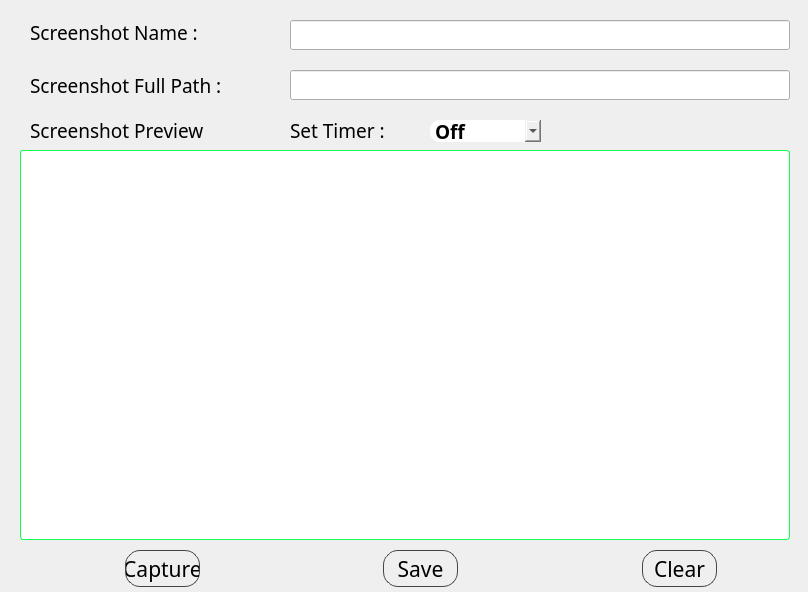
<?xml version="1.0" encoding="UTF-8"?>
<ui version="4.0">
 <class>MainWindow</class>
 <widget class="QMainWindow" name="MainWindow">
  <property name="geometry">
   <rect>
    <x>0</x>
    <y>0</y>
    <width>808</width>
    <height>592</height>
   </rect>
  </property>
  <property name="font">
   <font>
    <family>Rockwell</family>
    <pointsize>14</pointsize>
    <weight>75</weight>
    <bold>true</bold>
   </font>
  </property>
  <property name="windowTitle">
   <string>Take Screenshot</string>
  </property>
  <widget class="QWidget" name="centralwidget">
   <widget class="QLineEdit" name="txtSSName">
    <property name="geometry">
     <rect>
      <x>290</x>
      <y>20</y>
      <width>500</width>
      <height>30</height>
     </rect>
    </property>
    <property name="font">
     <font>
      <family>Rockwell</family>
      <pointsize>14</pointsize>
      <weight>50</weight>
      <bold>false</bold>
     </font>
    </property>
   </widget>
   <widget class="QLineEdit" name="txtSSFullPath">
    <property name="geometry">
     <rect>
      <x>290</x>
      <y>70</y>
      <width>500</width>
      <height>30</height>
     </rect>
    </property>
    <property name="font">
     <font>
      <family>Rockwell</family>
      <pointsize>14</pointsize>
      <weight>50</weight>
      <bold>false</bold>
     </font>
    </property>
   </widget>
   <widget class="QLabel" name="label">
    <property name="geometry">
     <rect>
      <x>30</x>
      <y>22</y>
      <width>190</width>
      <height>20</height>
     </rect>
    </property>
    <property name="font">
     <font>
      <family>Algerian</family>
      <pointsize>14</pointsize>
      <weight>50</weight>
      <bold>false</bold>
     </font>
    </property>
    <property name="text">
     <string>Screenshot Name :</string>
    </property>
   </widget>
   <widget class="QLabel" name="label_2">
    <property name="geometry">
     <rect>
      <x>30</x>
      <y>75</y>
      <width>225</width>
      <height>21</height>
     </rect>
    </property>
    <property name="font">
     <font>
      <family>Algerian</family>
      <pointsize>14</pointsize>
      <weight>50</weight>
      <bold>false</bold>
     </font>
    </property>
    <property name="text">
     <string>Screenshot Full Path :</string>
    </property>
   </widget>
   <widget class="QLabel" name="lblSSPreview">
    <property name="geometry">
     <rect>
      <x>20</x>
      <y>150</y>
      <width>770</width>
      <height>390</height>
     </rect>
    </property>
    <property name="styleSheet">
     <string notr="true">background-color: rgb(255, 255, 255);
border: 1px solid #15ff4f;
border-radius:3px;</string>
    </property>
    <property name="text">
     <string/>
    </property>
   </widget>
   <widget class="QLabel" name="label_4">
    <property name="geometry">
     <rect>
      <x>30</x>
      <y>120</y>
      <width>202</width>
      <height>21</height>
     </rect>
    </property>
    <property name="font">
     <font>
      <family>Algerian</family>
      <pointsize>14</pointsize>
      <weight>50</weight>
      <bold>false</bold>
     </font>
    </property>
    <property name="text">
     <string>Screenshot Preview</string>
    </property>
   </widget>
   <widget class="QPushButton" name="btnclear">
    <property name="geometry">
     <rect>
      <x>642</x>
      <y>550</y>
      <width>75</width>
      <height>37</height>
     </rect>
    </property>
    <property name="font">
     <font>
      <family>Pristina</family>
      <pointsize>16</pointsize>
      <weight>50</weight>
      <bold>false</bold>
     </font>
    </property>
    <property name="styleSheet">
     <string notr="true">border: 1px solid #444444;
border-radius:15px;</string>
    </property>
    <property name="text">
     <string>Clear</string>
    </property>
   </widget>
   <widget class="QPushButton" name="btnsave">
    <property name="geometry">
     <rect>
      <x>383</x>
      <y>550</y>
      <width>75</width>
      <height>37</height>
     </rect>
    </property>
    <property name="font">
     <font>
      <family>Pristina</family>
      <pointsize>16</pointsize>
      <weight>50</weight>
      <bold>false</bold>
     </font>
    </property>
    <property name="styleSheet">
     <string notr="true">border: 1px solid #444444;
border-radius:15px;</string>
    </property>
    <property name="text">
     <string>Save</string>
    </property>
   </widget>
   <widget class="QPushButton" name="btncapture">
    <property name="geometry">
     <rect>
      <x>125</x>
      <y>550</y>
      <width>75</width>
      <height>37</height>
     </rect>
    </property>
    <property name="font">
     <font>
      <family>Pristina</family>
      <pointsize>16</pointsize>
      <weight>50</weight>
      <bold>false</bold>
     </font>
    </property>
    <property name="styleSheet">
     <string notr="true">border: 1px solid #444444;
border-radius:15px;</string>
    </property>
    <property name="text">
     <string>Capture</string>
    </property>
   </widget>
   <widget class="QComboBox" name="cmb_timer">
    <property name="geometry">
     <rect>
      <x>430</x>
      <y>120</y>
      <width>111</width>
      <height>22</height>
     </rect>
    </property>
    <property name="font">
     <font>
      <family>Rockwell</family>
      <pointsize>14</pointsize>
      <weight>75</weight>
      <bold>true</bold>
     </font>
    </property>
    <property name="styleSheet">
     <string notr="true">border-radius:10px;</string>
    </property>
    <item>
     <property name="text">
      <string>Off</string>
     </property>
    </item>
    <item>
     <property name="text">
      <string>2 sec</string>
     </property>
    </item>
    <item>
     <property name="text">
      <string>5 sec</string>
     </property>
    </item>
    <item>
     <property name="text">
      <string>10 sec</string>
     </property>
    </item>
   </widget>
   <widget class="QLabel" name="label_5">
    <property name="geometry">
     <rect>
      <x>290</x>
      <y>120</y>
      <width>109</width>
      <height>20</height>
     </rect>
    </property>
    <property name="font">
     <font>
      <family>Algerian</family>
      <weight>50</weight>
      <bold>false</bold>
     </font>
    </property>
    <property name="text">
     <string>Set Timer : </string>
    </property>
   </widget>
  </widget>
 </widget>
 <resources/>
 <connections/>
</ui>
